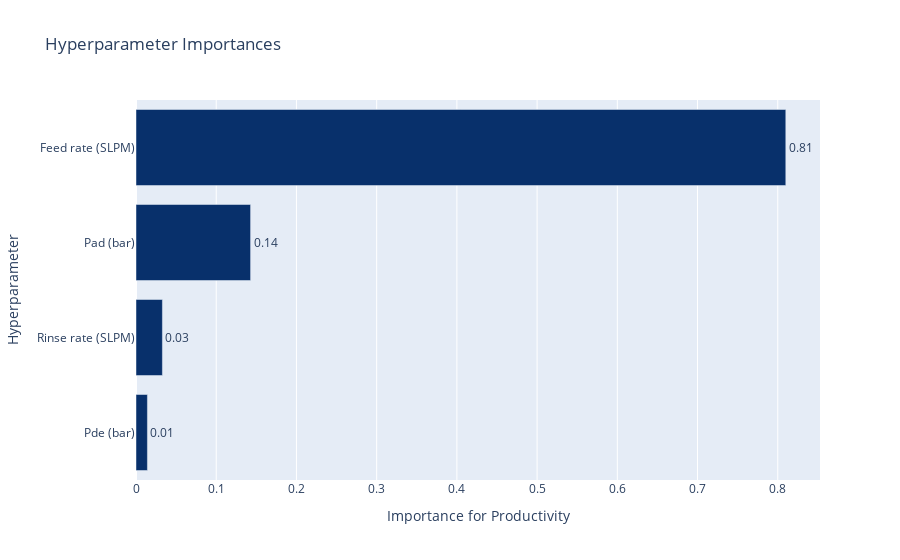

Write notebook code for a chart like this one.
### Code cell
optuna.visualization.plot_param_importances(
    study2, target=lambda t: t.values[1], target_name="Productivity"
)

### Figure 1 — Plotly figure (JSON) as saved in the notebook; plotly's stock layout.template omitted (floating-point values rounded to 4 significant figures)
{"data": [{"cliponaxis": false, "hovertemplate": ["Pde (bar) (UniformDistribution): 0.014237544157701173<extra></extra>", "Rinse rate (SLPM) (UniformDistribution): 0.032904121335373675<extra></extra>", "Pad (bar) (UniformDistribution): 0.14283210712352387<extra></extra>", "Feed rate (SLPM) (UniformDistribution): 0.8100262273834012<extra></extra>"], "marker": {"color": ["rgb(8,48,107)", "rgb(8,48,107)", "rgb(8,48,107)", "rgb(8,48,107)"]}, "orientation": "h", "text": ["0.014237544157701173", "0.032904121335373675", "0.14283210712352387", "0.8100262273834012"], "textposition": "outside", "texttemplate": "%{text:.2f}", "type": "bar", "x": [0.01424, 0.0329, 0.1428, 0.81], "y": ["Pde (bar)", "Rinse rate (SLPM)", "Pad (bar)", "Feed rate (SLPM)"]}], "layout": {"showlegend": false, "title": {"text": "Hyperparameter Importances"}, "xaxis": {"title": {"text": "Importance for Productivity"}}, "yaxis": {"title": {"text": "Hyperparameter"}}}}
